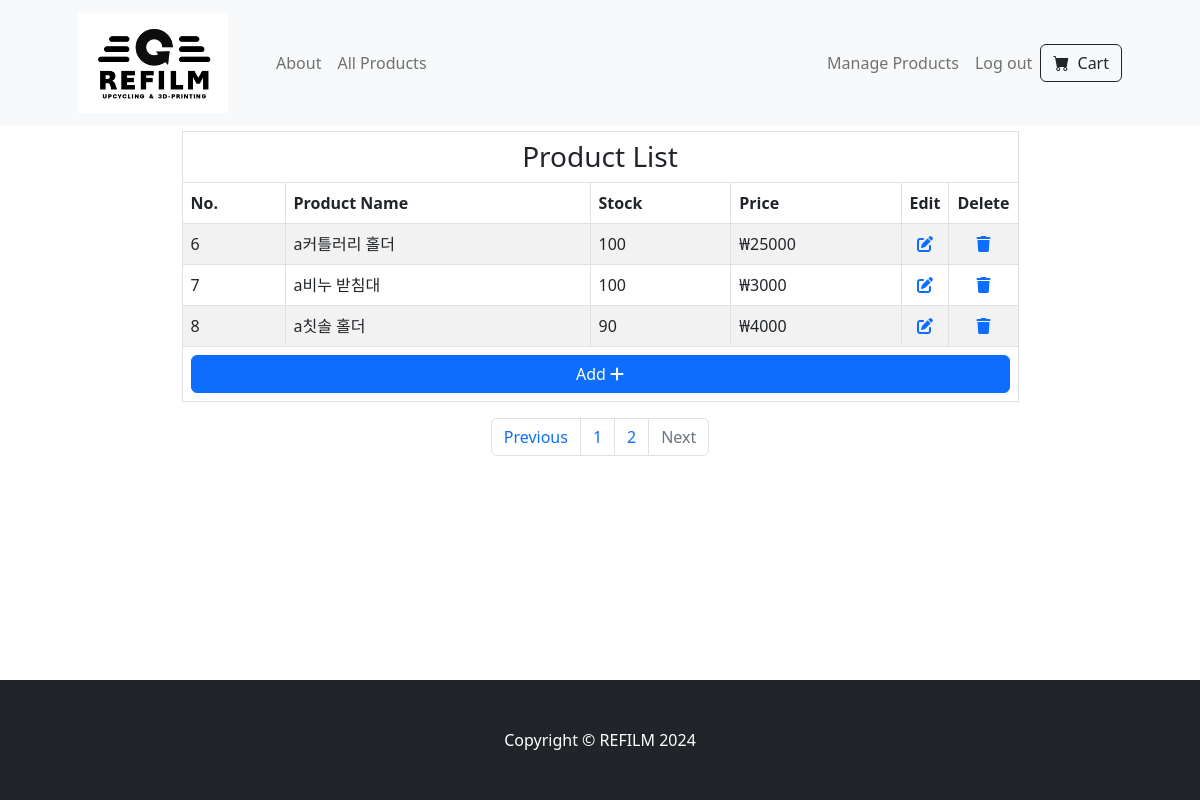
Screenshot of /manage?page=2 (signed in) with the database file from the repository.
### tables this page shows
CREATE TABLE products (id INTEGER PRIMARY KEY AUTOINCREMENT NOT NULL, productname TEXT NOT NULL, quantity INTEGER NOT NULL, price INTEGER NOT NULL, image_extension TEXT, description TEXT);

### app.py (the view)
@app.route('/manage')
@login_required
def manage():
    page = int(request.args.get('page', 1))
    start = (page - 1) * PER_PAGE_MANAGE
    data, length = get_page_data(start, PER_PAGE_MANAGE)
    products = []
    for i in range(length):
        products.append({"index": i + 1 + start, "product_name": data[i]["productname"], "quantity": data[i]["quantity"], "price": data[i]["price"], "product_id":int(data[i]["id"])})
    pagination_links = make_pagination_link(all_product_length, PER_PAGE_MANAGE, 'manage')
    return render_template("manage.html", products=products, pagination_links=pagination_links, page=page)

### app.py (called while the page is built)
def get_page_data(start, per_page_number):
    data = db.execute("SELECT * FROM products ORDER BY id desc LIMIT ? OFFSET ?", per_page_number, start)
    length = len(data)
    return data, length

def make_pagination_link(length, per_page_number, query_string):
    pagination_links = []
    total_pages = (length // per_page_number) + (all_product_length % per_page_number > 0)
    for num in range(1, total_pages + 1):
        link = url_for(f'{query_string}', page=num)  # Generate URL for each page
        pagination_links.append(link)
    return pagination_links

### helpers.py (called while the page is built)
def login_required(f):
    @wraps(f)
    def decorated_function(*args, **kwargs):
        if session.get("user_id") is None:
            return redirect("/login")
        return f(*args, **kwargs)
    return decorated_function

### templates/manage.html (shortened to what this page needs)
{% extends "layout.html" %}
{% block content %}
    <div class="container">
        <table class="table table-striped table-bordered mx-auto" style="width : 75%; height:fit-content; margin-top: 5px">
            <thead>
                <tr>
                    <th colspan="6" class="text-center h3">Product List</th>
                </tr>
                <tr>
                    <th>No.</th>
                    <th>Product Name</th>
                    <th>Stock</th>
                    <th>Price</th>
                    <th style="width:5%; text-align:center">Edit</th>
                    <th style="width:5%; text-align:center">Delete</th>
                </tr>
            </thead>
            <tbody>
                {% for product in products %}
                    <tr>
                        <td>{{ product.index }}</td>
                        <td>{{ product.product_name }}</td>
                        <td>{{ product.quantity }}</td>
                        <td>₩{{ product.price }}</td>
                        <td style="text-align:center"><a href="edit/{{ product.product_id }}"><i class="fa-solid fa-pen-to-square"></i></a></td>
                        <td style="text-align:center"><a href="delete/{{ product.product_id }}"><i class="fa-solid fa-trash"></i></a></td>
                    </tr>
                {% endfor %}
                <tr>
                    <th colspan="6"><a href="/add" class="btn btn-primary" style="width:100%; height:100%">Add <i class="fa-solid fa-plus"></i></a>  </th>
                </tr>
            </tbody>
        </table>
        <nav aria-label="Page navigation">
            <ul class="pagination justify-content-center">
                {% if page == 1 %}
                    <li class="page-item disabled">
                        <a class="page-link">Previous</a>
                    </li>
                {% else %}
                    <li class="page-item">
                        <a class="page-link" href="{{ url_for('manage', page=page-1) }}">Previous</a>
                    </li>
                {% endif %}
                {% for link in pagination_links %}
                    <li class="page-item">
                        <a class="page-link" href="{{ link }}">{{ loop.index }}</a>
                    </li>
                {% endfor %}
                {% if page >= pagination_links|length %}
                    <li class="page-item disabled">
                        <a class="page-link">Next</a>
                    </li>
                {% else %}
                    <li class="page-item">
                        <a class="page-link" href="{{ url_for('manage', page= page + 1) }}">Next</a>
                    </li>
                {% endif %}
            </ul>
        </nav>
    </div>
{% endblock %}

### rows the page displays
products: index "6", product_name "a커틀러리 홀더", quantity "100", price "25000"
products: index "7", product_name "a비누 받침대", quantity "100", price "3000"
products: index "8", product_name "a칫솔 홀더", quantity "90", price "4000"
